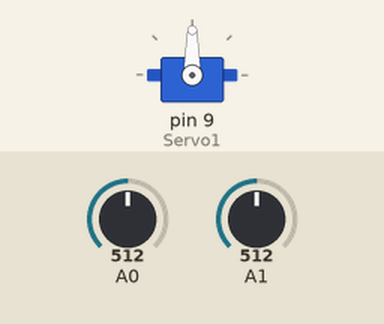
A sketch run on a simulated Arduino Uno, built with avr-gcc and run on an emulated ATmega328P. Shown: servo. The inputs (shaded band) are chosen by the test bench; at power-on: A0 = 512, A1 = 512.

Above: at 7.2 s.
7.3 s: A0 set to 522
At 7.77 s:
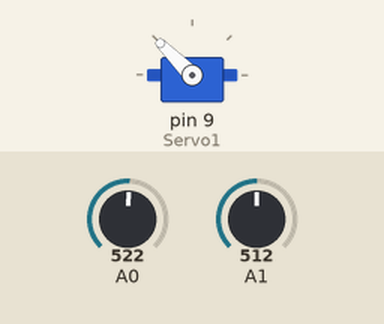
At 9.5 s:
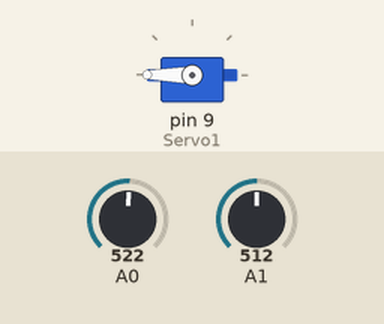
Timing chart, 0 to 11.0 s (numbered marks = the images above; inputs shaded):
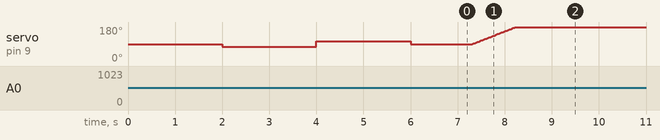

Measured:
- the behaviour switches between 512 and 513 on A0 (found by bisection; images 0 and 1)
- after the input at 7.3 s, servo on pin 9 (Servo1): moves from 90° to 180° over 0.93 s, starting at once

The sketch:

servo.ino
```cpp
#include <Servo.h>


Servo Servo1;                 // defining a servo named servo1

int angle=90;                            // initial value on servo angle

float Left_Sensor_AVG=0;     // variable to store average value (Global variable)

float Right_Sensor_AVG=0;
void setup()

{

   Servo1.attach(9);          //declaring the pin at which servo is attached

   Servo1.write(90);          //initially writing 90 to servo

   delay(2000);                          //hold at 90 degrees, give enough delay as required


   Servo1.write(75);             //turn shaft to 75 degrees

   delay(1000);
   int left_1=analogRead(A0);       //read left and right sensor values

   int right_1=analogRead(A1);

   delay(1000);

   Servo1.write(105);           // turn shaft to 105 degrees

   delay(1000);

   int left_2=analogRead(A0);       //2nd set of value

   int right_2=analogRead(A1);

 delay(1000);

   Left_Sensor_AVG= (left_1+left_2)/2;       //calculating average and store it in global variable

   Right_Sensor_AVG= (right_1+right_2)/2;


 }


void loop()

{


  int Left_LDR  = analogRead(A0);             // read the input on analog pins.

  int Right_LDR = analogRead(A1);

    if(Left_LDR > Left_Sensor_AVG)              /*if left LDR's value is greater than average then it is in shadow.*/

  {

    angle=angle+1;                            /*increment servo angle, this angle will be written at the end of if statement*/

    if (angle>=180)                           //don't let angle value go beyond 180

    {

      angle=180;

    }

  }
  else if(Right_LDR > Right_Sensor_AVG)       /* if left sensor is in light then program will compare right sensor value*/

  {

    angle=angle-1;                            // decrement servo angle if right sensor is in shadow.

    if (angle<=0)

      {

        angle=0;                              // again, don't let servo angle go below 0 degrees

      }

  }

 Servo1.write(angle);                  // write the corrected angle to servos

  delay(10);

}
```
